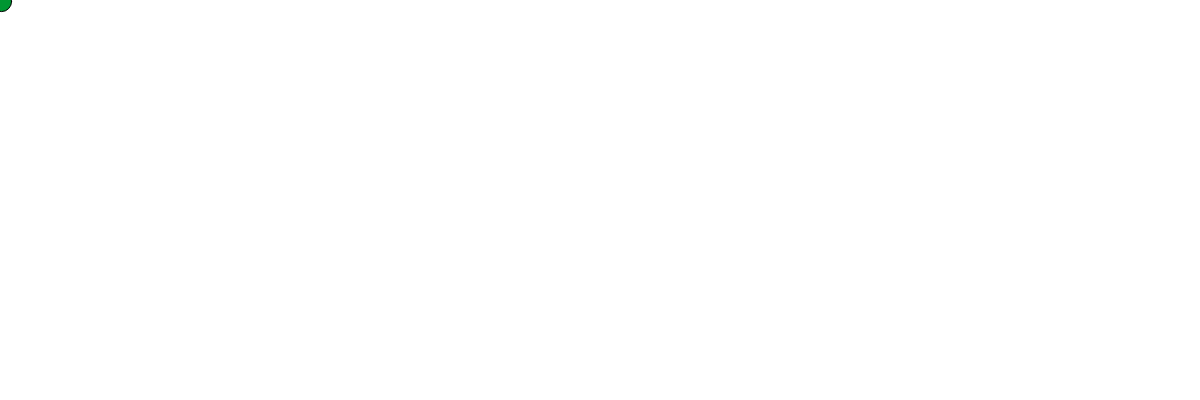
Frame 1 (no input)
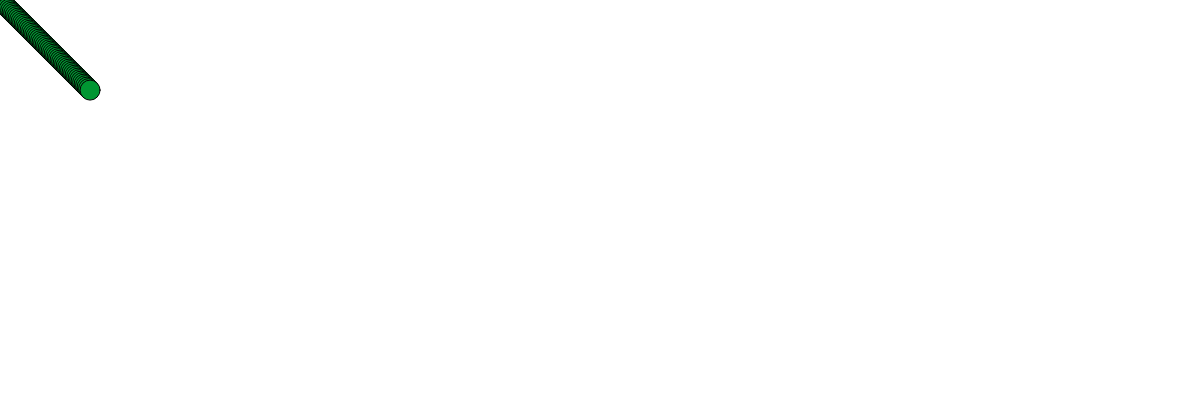
Frame 60 (no input)
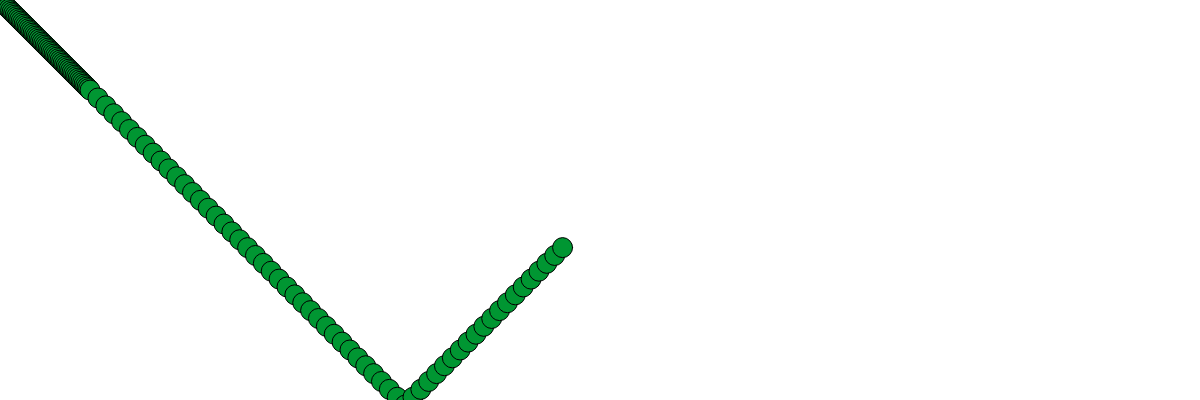
Frame 120 (the mouse pressed at the canvas centre since frame 60)

The p5.js sketch that drew these frames (run headless with seeded random() and noise() and a simulated clock; from frame 60 on, the mouse is pressed at the canvas centre):

// p5.js sketch
// ── sketch.js


var ball = {};
ball.width = 20;
ball.x = .1;
ball.y = .1;
ball.delta_x = 1.5;
ball.delta_y = 1.5;
ball.scale_x = 1;
ball.scale_y = 1;

function setup() {
    createCanvas(windowWidth, 400);
    background(255);
}



function draw() {

    ball.x += ball.delta_x * ball.scale_x;
    ball.y += ball.delta_y * ball.scale_y;


    if (ball.x >= width || ball.x <= 0) {
        ball.delta_x = -1 * ball.delta_x;
    }
    if (ball.y >= height || ball.y <= 0) {
        ball.delta_y = -1 * ball.delta_y;
    }

    fill(255);
    fill( 'rgb(0, 150, 50)')
    ellipse(ball.x, ball.y, ball.width, ball.width);
}

function mousePressed() {
    ball.scale_x = map(mouseX, 0, width, 0.5, 10);
    ball.scale_y = map(mouseY, 0, height, 0.5, 10);
}
